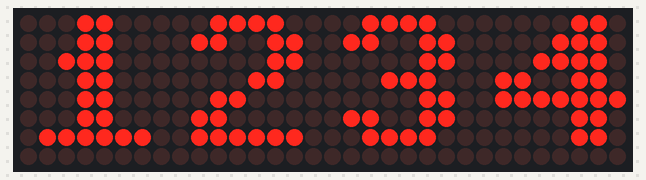
A program run on a simulated ESP32 board running MicroPython. Parts: 32×8 LED matrix. Library files of the repository ran but are not shown: max7219.py. At 0.0 s the program stops and its outputs stay as they are.

Above: at 0.1 s.

The program:

test.py
```python
import max7219
from machine import Pin, SPI


# GRN  GRN BLACK
# VCC  5V  RED
# DIN  23  YELLOW
# CS   5   GREEN
# CLK  18  BLUE


def main():
    spi = SPI(
        1,
        sck=Pin(18),
        mosi=Pin(23))
    display = max7219.Matrix8x8(spi, Pin(5), 4)
    display.text('1234', 0, 0, 1)
    display.show()


main()
```
